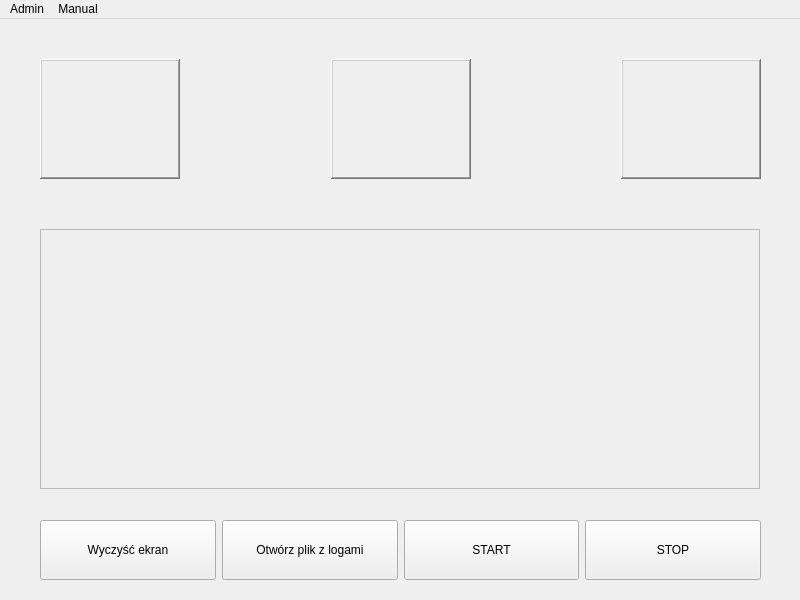
<?xml version="1.0" encoding="UTF-8"?>
<ui version="4.0">
 <class>MainWindow</class>
 <widget class="QMainWindow" name="MainWindow">
  <property name="geometry">
   <rect>
    <x>0</x>
    <y>0</y>
    <width>800</width>
    <height>600</height>
   </rect>
  </property>
  <property name="minimumSize">
   <size>
    <width>800</width>
    <height>600</height>
   </size>
  </property>
  <property name="maximumSize">
   <size>
    <width>800</width>
    <height>600</height>
   </size>
  </property>
  <property name="windowTitle">
   <string>MainWindow</string>
  </property>
  <property name="styleSheet">
   <string notr="true"/>
  </property>
  <widget class="QWidget" name="centralwidget">
   <widget class="QTextEdit" name="textEditLog">
    <property name="enabled">
     <bool>false</bool>
    </property>
    <property name="geometry">
     <rect>
      <x>40</x>
      <y>210</y>
      <width>720</width>
      <height>260</height>
     </rect>
    </property>
   </widget>
   <widget class="QWidget" name="layoutWidget">
    <property name="geometry">
     <rect>
      <x>40</x>
      <y>490</y>
      <width>721</width>
      <height>82</height>
     </rect>
    </property>
    <layout class="QHBoxLayout" name="horizontalLayout">
     <item>
      <widget class="QPushButton" name="pushButton">
       <property name="enabled">
        <bool>true</bool>
       </property>
       <property name="minimumSize">
        <size>
         <width>160</width>
         <height>60</height>
        </size>
       </property>
       <property name="text">
        <string>Wyczyść ekran</string>
       </property>
      </widget>
     </item>
     <item>
      <widget class="QPushButton" name="pushButtonLog">
       <property name="minimumSize">
        <size>
         <width>165</width>
         <height>60</height>
        </size>
       </property>
       <property name="text">
        <string>Otwórz plik z logami</string>
       </property>
      </widget>
     </item>
     <item>
      <widget class="QPushButton" name="pushButtonStart">
       <property name="minimumSize">
        <size>
         <width>165</width>
         <height>60</height>
        </size>
       </property>
       <property name="text">
        <string>START</string>
       </property>
      </widget>
     </item>
     <item>
      <widget class="QPushButton" name="pushButtonStop">
       <property name="minimumSize">
        <size>
         <width>165</width>
         <height>60</height>
        </size>
       </property>
       <property name="text">
        <string>STOP</string>
       </property>
      </widget>
     </item>
    </layout>
   </widget>
   <widget class="QWidget" name="layoutWidget">
    <property name="geometry">
     <rect>
      <x>40</x>
      <y>40</y>
      <width>721</width>
      <height>146</height>
     </rect>
    </property>
    <layout class="QHBoxLayout" name="horizontalLayout_2">
     <item>
      <layout class="QVBoxLayout" name="verticalLayout">
       <item>
        <widget class="QLabel" name="labelSynapConnection">
         <property name="minimumSize">
          <size>
           <width>120</width>
           <height>120</height>
          </size>
         </property>
         <property name="focusPolicy">
          <enum>Qt::NoFocus</enum>
         </property>
         <property name="frameShape">
          <enum>QFrame::WinPanel</enum>
         </property>
         <property name="frameShadow">
          <enum>QFrame::Raised</enum>
         </property>
         <property name="text">
          <string/>
         </property>
         <property name="alignment">
          <set>Qt::AlignCenter</set>
         </property>
        </widget>
       </item>
       <item>
        <widget class="QLabel" name="labelSyna1">
         <property name="minimumSize">
          <size>
           <width>140</width>
           <height>16</height>
          </size>
         </property>
         <property name="text">
          <string/>
         </property>
         <property name="alignment">
          <set>Qt::AlignCenter</set>
         </property>
        </widget>
       </item>
      </layout>
     </item>
     <item>
      <spacer name="horizontalSpacer">
       <property name="orientation">
        <enum>Qt::Horizontal</enum>
       </property>
       <property name="sizeHint" stdset="0">
        <size>
         <width>40</width>
         <height>20</height>
        </size>
       </property>
      </spacer>
     </item>
     <item>
      <layout class="QVBoxLayout" name="verticalLayout_2">
       <item>
        <widget class="QLabel" name="labelAccessMdb">
         <property name="minimumSize">
          <size>
           <width>120</width>
           <height>120</height>
          </size>
         </property>
         <property name="frameShape">
          <enum>QFrame::WinPanel</enum>
         </property>
         <property name="frameShadow">
          <enum>QFrame::Raised</enum>
         </property>
         <property name="text">
          <string/>
         </property>
         <property name="alignment">
          <set>Qt::AlignCenter</set>
         </property>
        </widget>
       </item>
       <item>
        <widget class="QLabel" name="labelMdb2">
         <property name="minimumSize">
          <size>
           <width>140</width>
           <height>16</height>
          </size>
         </property>
         <property name="text">
          <string/>
         </property>
         <property name="alignment">
          <set>Qt::AlignCenter</set>
         </property>
        </widget>
       </item>
      </layout>
     </item>
     <item>
      <spacer name="horizontalSpacer_2">
       <property name="orientation">
        <enum>Qt::Horizontal</enum>
       </property>
       <property name="sizeHint" stdset="0">
        <size>
         <width>40</width>
         <height>20</height>
        </size>
       </property>
      </spacer>
     </item>
     <item>
      <layout class="QVBoxLayout" name="verticalLayout_3">
       <item>
        <widget class="QLabel" name="labelSynchStatus">
         <property name="minimumSize">
          <size>
           <width>120</width>
           <height>120</height>
          </size>
         </property>
         <property name="frameShape">
          <enum>QFrame::WinPanel</enum>
         </property>
         <property name="frameShadow">
          <enum>QFrame::Raised</enum>
         </property>
         <property name="text">
          <string/>
         </property>
         <property name="alignment">
          <set>Qt::AlignCenter</set>
         </property>
        </widget>
       </item>
       <item>
        <widget class="QLabel" name="labelState2">
         <property name="minimumSize">
          <size>
           <width>140</width>
           <height>16</height>
          </size>
         </property>
         <property name="text">
          <string/>
         </property>
         <property name="alignment">
          <set>Qt::AlignCenter</set>
         </property>
        </widget>
       </item>
      </layout>
     </item>
    </layout>
   </widget>
  </widget>
  <widget class="QMenuBar" name="menubar">
   <property name="geometry">
    <rect>
     <x>0</x>
     <y>0</y>
     <width>800</width>
     <height>20</height>
    </rect>
   </property>
   <widget class="QMenu" name="menuUstawienia">
    <property name="title">
     <string>Admin</string>
    </property>
    <addaction name="actionDane_serwera"/>
    <addaction name="actionPlik_SynapticStock_mdb"/>
    <addaction name="actionZamknij_program"/>
   </widget>
   <widget class="QMenu" name="menuManual">
    <property name="title">
     <string>Manual</string>
    </property>
    <addaction name="separator"/>
    <addaction name="actionWczytaj_ustawienia_Synaptic"/>
    <addaction name="actionWczytaj_ustawienia_Access"/>
    <addaction name="actionPo_cz_z_Synaptic"/>
    <addaction name="actionPo_cz_z_Access"/>
    <addaction name="actionStany_magazynowe"/>
    <addaction name="actionStany_magazynowe_6am"/>
    <addaction name="actionWysy_ki"/>
    <addaction name="actionWysy_ki_6am"/>
   </widget>
   <addaction name="menuUstawienia"/>
   <addaction name="menuManual"/>
  </widget>
  <action name="actionDane_serwera">
   <property name="text">
    <string>Dane serwera synaptic</string>
   </property>
  </action>
  <action name="actionPlik_SynapticStock_mdb">
   <property name="text">
    <string>Plik SynapticStock.mdb</string>
   </property>
  </action>
  <action name="actionStany_magazynowe">
   <property name="text">
    <string>Stany magazynowe</string>
   </property>
  </action>
  <action name="actionStany_magazynowe_6am">
   <property name="text">
    <string>Stany magazynowe 6am</string>
   </property>
  </action>
  <action name="actionWysy_ki">
   <property name="text">
    <string>Wysyłki</string>
   </property>
  </action>
  <action name="actionWysy_ki_6am">
   <property name="text">
    <string>Wysyłki 6am</string>
   </property>
  </action>
  <action name="actionPo_cz_z_Synaptic">
   <property name="text">
    <string>Sprawdź połaczenie z Synaptic</string>
   </property>
  </action>
  <action name="actionPo_cz_z_Access">
   <property name="text">
    <string>Sprawdź połączenie z Access</string>
   </property>
  </action>
  <action name="actionWczytaj_ustawienia_Synaptic">
   <property name="text">
    <string>Wczytaj ustawienia Synaptic</string>
   </property>
  </action>
  <action name="actionWczytaj_ustawienia_Access">
   <property name="text">
    <string>Wczytaj ustawienia Access</string>
   </property>
  </action>
  <action name="actionZamknij_program">
   <property name="text">
    <string>Zamknij program</string>
   </property>
  </action>
 </widget>
 <resources/>
 <connections/>
</ui>
